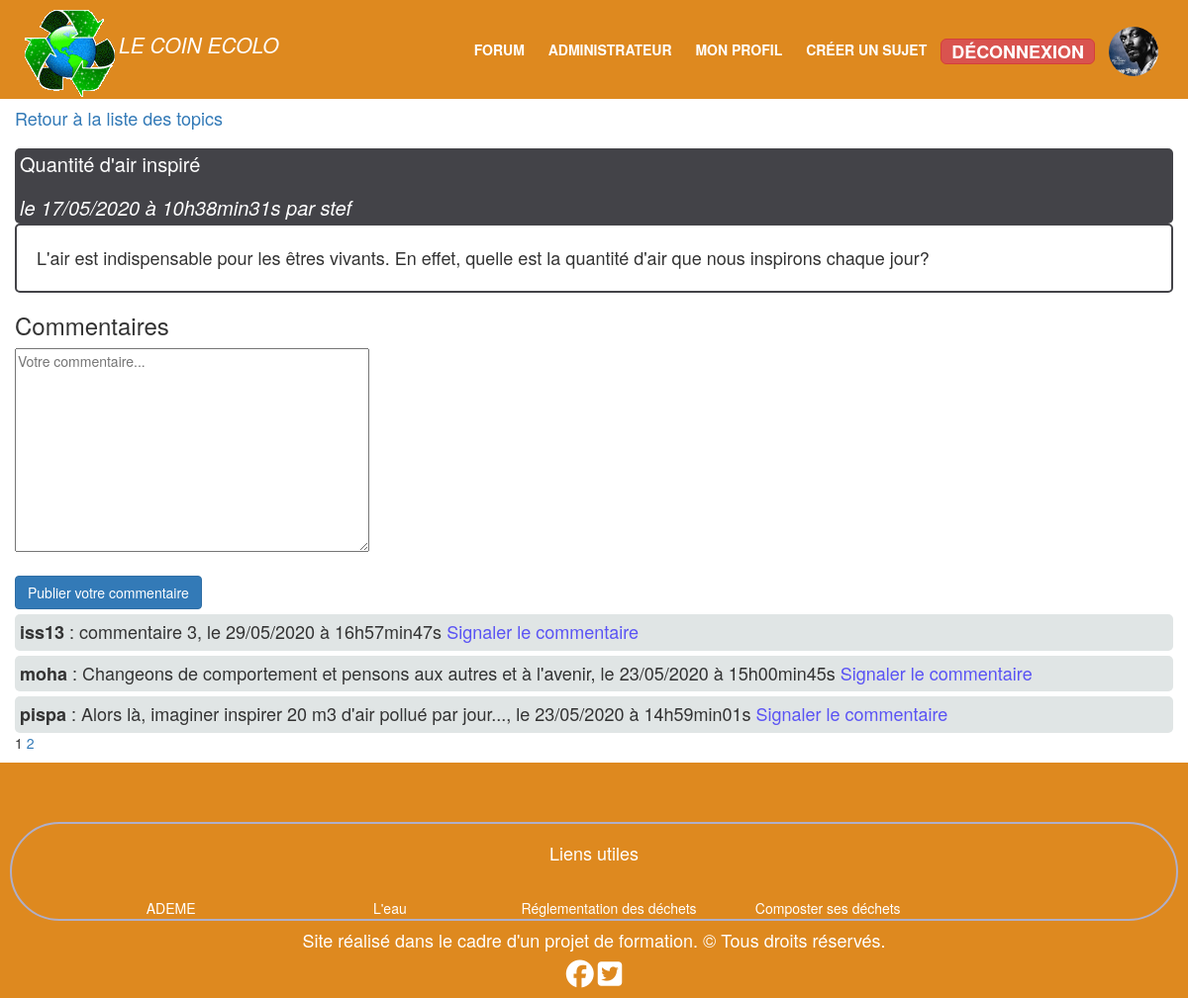
Page /index.php?action=topic&id=3 (signed in) on the committed database.
### tables this page shows
CREATE TABLE IF NOT EXISTS `topics` (
  `topic_id` int(11) NOT NULL AUTO_INCREMENT,
  `categorie_id` int(11) NOT NULL,
  `user_id` int(11) NOT NULL,
  `title` varchar(255) NOT NULL,
  `content` text NOT NULL,
  `creation_date` datetime NOT NULL,
  PRIMARY KEY (`topic_id`),
  KEY `topics` (`categorie_id`),
  KEY `topics_ibfk_2` (`user_id`)
);

CREATE TABLE IF NOT EXISTS `users` (
  `user_id` int(11) NOT NULL AUTO_INCREMENT,
  `pseudo` varchar(255) NOT NULL,
  `mail` varchar(255) NOT NULL,
  `pass` varchar(255) NOT NULL,
  `avatar` varchar(255) DEFAULT NULL,
  `admin` tinyint(1) NOT NULL DEFAULT '0',
  PRIMARY KEY (`user_id`)
);

CREATE TABLE IF NOT EXISTS `comments` (
  `comment_id` int(11) NOT NULL AUTO_INCREMENT,
  `topic_id` int(11) NOT NULL,
  `user_id` int(11) NOT NULL,
  `comment` text NOT NULL,
  `comment_date` datetime NOT NULL,
  `reported` tinyint(4) NOT NULL DEFAULT '0',
  PRIMARY KEY (`comment_id`),
  KEY `comments` (`user_id`),
  KEY `comments_ibfk_1` (`topic_id`)
);

### appli/controller/Control.php (called while the page is built, shortened)
<?php
class Control
{
    public function topic($topicId)
    {
        $postManager = new PostManager();
        $commentManager = new CommentManager();
        $post = $postManager->getTopic($_GET['id']);
        $sendTopic = $postManager->getSendTopic($_GET['id']);
        $comment = $commentManager->commentTotalReq($topicId);
        $commentParPage = 3;
        $commentTotal = $comment->rowCount();
        $pageTotale = ceil($commentTotal/$commentParPage);
        if(isset($_GET['page']) AND !empty($_GET['page']) AND $_GET['page'] > 0 AND $_GET['page'] <= $pageTotale) {
            $_GET['page'] = intval($_GET['page']);
            $pageCourante = $_GET['page'];
        } else {
            $pageCourante = 1;
        }
        $depart = ($pageCourante-1)*$commentParPage;
        $comments = $commentManager->getComments($_GET['id'], $depart, $commentParPage);
        require('view/frontend/topicView.php');
    }
}

### appli/model/PostManager.php (called while the page is built, shortened)
<?php
class PostManager extends Manager
{
    public function getTopic($topicId)
    {
        $db = $this->dbConnect();
        $req = $db->prepare('SELECT topic_id, categorie_id, user_id, title, content, DATE_FORMAT(creation_date, \'%d/%m/%Y à %Hh%imin%ss\') AS creation_date_fr FROM topics WHERE topic_id = ?');
        $req->execute(array($topicId));
        $post = $req->fetch();
        return $post;
    }
    public function getSendTopic($topicId)
    {
        $db = $this->dbConnect();
        $comments = $db->prepare('SELECT users.pseudo AS author, topics.title AS sujet FROM users INNER JOIN topics ON users.user_id = topics.user_id WHERE topic_id = ?');
        $comments->execute(array($topicId));
        return $comments;
    }
}

### appli/model/CommentManager.php (called while the page is built, shortened)
<?php
class CommentManager extends Manager
{
    public function getComments($topicId, $depart, $commentParPage)
    {
        $db = $this->dbConnect();
        $comments = $db->prepare('SELECT users.pseudo AS author, comments.comment AS content, comments.comment_id, comments.reported, DATE_FORMAT(comments.comment_date, \'%d/%m/%Y à %Hh%imin%ss\') AS comment_date_fr FROM users INNER JOIN comments ON users.user_id = comments.user_id WHERE topic_id = ? ORDER BY comments.comment_date DESC LIMIT '.$depart.','.$commentParPage);
        $comments->execute(array($topicId));
        return $comments;
    }
    public function commentTotalReq($topicId)
    {
        $db = $this->dbConnect();
        $req = $db->prepare('SELECT comment_id FROM comments WHERE topic_id = ?');
        $req->execute(array($topicId));
        return $req;
    }
}

### view/frontend/topicView.php (the view, shortened to what this page needs)
<h4><a href="index.php">Retour à la liste des topics</a></h4>
<div id="news">
    <h2><?= $post['title'] ?><br><br> <em> le <?= $post['creation_date_fr'] ?>
    par
        <?php
        while($add = $sendTopic->fetch())
        {
        ?>
        <?=$add['author']?>
        <?php
        }
        ?>
        </em></h2>
    <p><?= nl2br($post['content']) ?></p>
</div>
<h3>Commentaires</h3>
<?php if(isset($_SESSION['pseudoconnect'])): ?>
    <div id="formcomment">
        <form action="index.php?action=addComment&amp;id=<?= $post['topic_id'] ?>" method="post"  >
            <textarea id="comment" name="comment" rows="10" cols="45" placeholder="Votre commentaire..."></textarea><br><br>
            <input type="submit" id="submit" value="Publier votre commentaire" class="btn btn-primary" />
        </form>
    </div>
<?php else:?>
<?php  echo '<strong style="color:blue; font-size:20px; background-color: #B3C6C7; width: 100%; heigth:100%; padding:5px;">Vous devez <a href="index.php?action=connexion" title="connectez-vous"><span style="color:red;">être connecté</span></a> pour poster un commentaire !</strong>'; ?>
<?php endif; ?>
<?php
while ($comment = $comments->fetch()):
?>
    <div id="postcomment"><strong><?= $comment['author']?></strong>  : <?= nl2br($comment['content']) ?>, le <?= $comment['comment_date_fr'] ?>
        <?php if(isset($_SESSION['pseudoconnect'])): ?>
            <a href="index.php?action=flagComment&amp;id=<?= $comment['comment_id']?>&amp;topic_id=<?=$_GET['id'] ?>" id='signal'>
        <?php if($comment['reported']==0){
            echo"<span style=color:#5A53F4>Signaler le commentaire</span>";
        }?></a>
        <?php else:?>
        <?php endif; ?>
    </div>
<?php
endwhile;
?>
<?php
    for($i=1;$i<=$pageTotale;$i++) {
        if($i == $pageCourante) {
            echo $i.' ';
        }
        else {
        ?>
            <a href="index.php?action=topic&id=<?=$_GET['id']?>&page=<?=$i?>"> <?=$i?> </a>
        <?php
        }
      }
    ?>
<?php require('view/frontend/template.php'); ?>

### css/style.css (style rules this page uses)
body { margin: 0px; padding: 0px; font-family: 'Roboto', sans-serif; background-size: cover; background-position: center; width: 100%; height: auto; }
#news h2 { background-color:#434348; border-radius: 5px; padding: 5px; color:white; font-size:20px; margin-bottom:0px; }
#news p { border: 2px solid #434348; border-radius: 5px; margin-top:0px; text-align: justify; font-size: 18px; padding: 20px; }
#news { width:100%; margin:auto; }
#formcomment { width: 100%; height: 100%; }
#postcomment { width: 100%; height: 100%; background: #E0E5E5; font-size: 18px; margin-top: 5px; border-radius: 5px; padding: 5px; }
#signal { color: red; }

### rows in the picture
topics: title "Quantité d'air inspiré", user.pseudo "stef", content "L'air est indispensable pour les êtres vivants. En effet, quelle est la quantité d'air que nous inspirons chaque jour?"
comments: user.pseudo "iss13", comment "commentaire 3", comment_date_fr "29/05/2020 à 16h57min47s", reported "Signaler le commentaire"
comments: user.pseudo "moha", comment "Changeons de comportement et pensons aux autres et à l'avenir", comment_date_fr "23/05/2020 à 15h00min45s", reported "Signaler le commentaire"
comments: user.pseudo "pispa", comment "Alors là, imaginer inspirer 20 m3 d'air pollué par jour...", comment_date_fr "23/05/2020 à 14h59min01s", reported "Signaler le commentaire"

### other values in the picture
$post['creation_date_fr'] "17/05/2020 à 10h38min31s"
